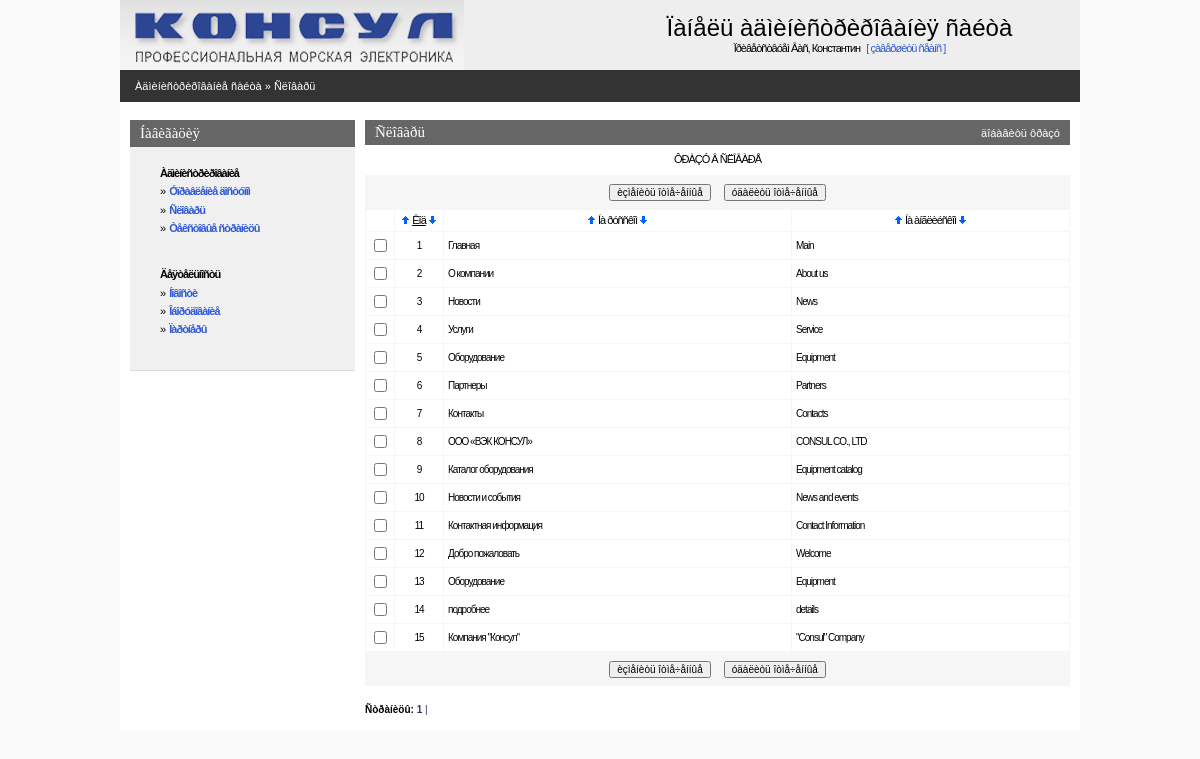
The page /admin/dict.php (signed in) on the database its author committed.
### tables this page shows
CREATE TABLE IF NOT EXISTS `consul_dict` (
  `dict_code` int(11) NOT NULL AUTO_INCREMENT,
  `dict_ru` varchar(250) NOT NULL,
  `dict_en` varchar(250) NOT NULL,
  PRIMARY KEY (`dict_code`)
);

### admin/inc/connect.php (called while the page is built, shortened)
<?php
    $PHP_SELF=$_SERVER['PHP_SELF'];
?>

### admin/inc/const.php (called while the page is built, shortened)
<?php
    $PREFFIX="consul";
?>

### admin/dict.php (the view, shortened to what this page needs)
<?php
include("inc/settings.php");
$per_page=50;
if(!($sortby)) $sortby='dict_code'; else {$sortby=explode(" ",$sortby);$sortby=$sortby[0];}
if(!isset($sortdir)) {$sortdir="";$realsortdir="ASC"; }
else if(!intval($sortdir)) {$sortdir="";$realsortdir="ASC";} else {$sortdir="1";$realsortdir="DESC";}
$mainquery="select {$PREFFIX}_dict.dict_code, dict_ru, dict_en
            from {$PREFFIX}_dict
            order by $sortby $realsortdir";
?>
<? include ("inc/head.php"); ?>
<BODY>
<center>
<div class=mainbody>
<? include("inc/top.php");?>
<table Border=0 CellSpacing=0 CellPadding=0 width=100%>
  <tr><td class=pageline>
     <div class=wmiddletext><a href="main.php">Àäìèíèñòðèðîâàíèå ñàéòà</a> &#187; <a href="dict.php">Ñëîâàðü</a></div>
  </td></tr>
</table>
<table Border=0 CellSpacing=0 CellPadding=0 class=mainbody>
 <tr valign=top>
  <td width=10></td>
  <? include("inc/leftmenu.php"); ?>
  <td width=10></td>
  <td>
<?php
echo"<form name='data' action=$PHP_SELF method=POST>";
?>
<table class=grayhead Border=0 CellSpacing=0 CellPadding=0 >
 <tr class=normaltext>
  <td ><div ><h4>Ñëîâàðü</h4></div></td>
  <td align=right class=wmiddletext><a class=submenu onclick="displayform(this,'äîáàâèòü ôðàçó')">äîáàâèòü ôðàçó</a></td>
 </tr>
</table>
<table Border=0 CellSpacing=0 class=pagebluetable CellPadding=0 >
 <tr><td class=lmenutext height=30 bgcolor=#ffffff align="center">ÔÐÀÇÓ Â ÑËÎÂÀÐÅ</td></tr>
</table>
<?php
$res=mysql_query ($mainquery) or die ("Íå ìîãó âûáðàòü ôðàçû. Îøèáêà â çàïðîñå.");
  $num_rows=mysql_num_rows($res);
  if($num_rows)
  {
      $page_quant=ceil($num_rows / $per_page);
  }
?>
<table Border=0 CellSpacing=0 class=pagebluetable CellPadding=0>
 <tr><td>
 <center>
 <table>
 <tr height=30 >
    <td><input type=button onClick=Send('U') value='èçìåíèòü îòìå÷åííûå' class=smalltext></td>
    <td width=5></td>
    <td><input type=button onClick=ConfirmSend('D') value='óäàëèòü îòìå÷åííûå'  class=smalltext></td>
 </tr>
 </table>
 </td></tr>
</table>
<table Border=0 CellSpacing=1 class=bluetable CellPadding=4 width=100%>
  <tr class=lmenutext height=20 align=center bgcolor=#ffffff>
    <td width=20>&nbsp;</td>
    <td width=40><?=SortTitle("Êîä","dict_code",$sortby,$sortdir);?></td>
    <td><?=SortTitle("Íà ðóññêîì","dict_ru",$sortby,$sortdir);?></td>
    <td><?=SortTitle("Íà àíãëèéñêîì","dict_en",$sortby,$sortdir);?></td>
<?php
  if($num_rows)
  {
      $page_quant=ceil($num_rows / $per_page);
    $start_pos=$curr_page*$per_page;
    if ($start_pos+$per_page<$num_rows) $end_pos=$start_pos+$per_page;
       else $end_pos=$num_rows;
    for ($x=$start_pos; $x<$end_pos; $x++)
    {
    list($dict_code,$dict_ru,$dict_en)=mysql_fetch_array($res);
    $checkname=$dict_code;
    echo"<tr class=edittabletext height=24 bgcolor=#ffffff>";
    echo"<TD width=20 align=center ><input type='checkbox' name=\"C#$checkname\" id=\"C#$checkname\"></TD>";
    echo"<TD class=smalltext width=40 align=center >$dict_code</TD>";
    echo"<TD class=smalltext ondblclick='change_line(\"$checkname\",\"F#$checkname#dict_ru#string\");' id=\"F#$checkname#dict_ru#string\">".Show($dict_ru)."</TD>\n";
    echo"<TD class=smalltext ondblclick='change_line(\"$checkname\",\"F#$checkname#dict_en#string\");' id=\"F#$checkname#dict_en#string\">".Show($dict_en)."</TD>\n";
    echo"</TR>\n";
    }
  }
?>
<table Border=0 CellSpacing=0 class=pagebluetable CellPadding=0 width=95%>
 <tr><td>
 <center>
 <table>
 <tr height=30 >
    <td><input type=button onClick=Send('U') value='èçìåíèòü îòìå÷åííûå' class=smalltext></td>
    <td width=5></td>
    <td><input type=button onClick=ConfirmSend('D') value='óäàëèòü îòìå÷åííûå'  class=smalltext></td>
 </tr>
 </table>
 </td></tr>
</table>
<br>
<?php
echo"<div align=left class=smalltext><b>Ñòðàíèöû:</b>  ";
for ($i=1;$i<$page_quant+1;$i++)
 {
   $y=$i-1;
   if ($curr_page==$y) {$t1="<b>";$t2="</b>";} else {$t1="";$t2="";}
   echo"<a class=blue href=$PHP_SELF?curr_page=$y&sortby=$sortby&sortdir=$sortdir>$t1 $i $t2|</a>&nbsp";
 }
echo"</div>";
?>
    <td width=10></td>
</center>
</BODY>
</HTML>

### admin/css/styles.css (style rules this page uses)
body { padding:0px; margin:0px; background-color:#f9f9f9; }
a { text-decoration : none; color: #3059D6; }
.mainbody { width:960px; background-color:#ffffff; }
.pageline { height:32px; background-color:#333333; padding-left:15px; }
.grayhead { width:100%; height:25px; padding-left:10px; padding-right:10px; background-color:#666666; }
.pagebluetable { width:100%; background-color:#f6f6f6; }
.bluetable { background-color:#f6f6f6; }
.lmenutext { text-decoration:none; letter-spacing: -1px; line-height:10pt; margin-left:10px; margin-right:10px; margin-top:3px; margin-bottom:3px; font-size:11px; font-family: Verdana,Arial,Helvetica,Sans-serif,Tahoma,Pragmatica; }
.edittabletext { color:#666666; text-decoration:none; letter-spacing: -1px; line-height:12pt; font-size:11px; font-family: Verdana,Arial,Helvetica,Sans-serif,Tahoma,Pragmatica; }
H4 { text-decoration:none; font-weight:normal; color:#ffffff; padding:0; margin:0; font-family: Verdana; font-size : 15px; }
.submenu { cursor:hand;cursor:pointer; }
.normaltext { text-decoration:none; color:#000066; font-family:Verdana, Tahoma, Arial, Helvetica, Sans-serif, Pragmatica; font-size:12px; }
.smalltext { text-decoration:none; color:#000000; font-family:Verdana, Tahoma, Arial, Helvetica, Sans-serif, Pragmatica; font-size:10px; }
.wmiddletext { text-decoration:none; color:#ffffff; font-family:Verdana, Tahoma, Arial, Helvetica, Sans-serif, Pragmatica; font-size:11px; }
.wmiddletext a { text-decoration:none; color:#ffffff; }
.blue { color: #333366; }

### rows shown on the page
consul_dict: dict_code "1", dict_ru "Главная", dict_en "Main"
consul_dict: dict_code "2", dict_ru "O компании", dict_en "About us"
consul_dict: dict_code "3", dict_ru "Новости", dict_en "News"
consul_dict: dict_code "4", dict_ru "Услуги", dict_en "Service"
consul_dict: dict_code "5", dict_ru "Oборудование", dict_en "Equipment"
consul_dict: dict_code "6", dict_ru "Партнеры", dict_en "Partners"
consul_dict: dict_code "7", dict_ru "Контакты", dict_en "Сontacts"
consul_dict: dict_code "8", dict_ru "ООО «ВЭК КОНСУЛ»", dict_en "CONSUL CO., LTD"
consul_dict: dict_code "9", dict_ru "Каталог оборудования", dict_en "Equipment catalog"
consul_dict: dict_code "10", dict_ru "Новости и события", dict_en "News and events"
consul_dict: dict_code "11", dict_ru "Контактная информация", dict_en "Contact Information"
consul_dict: dict_code "12", dict_ru "Добро пожаловать", dict_en "Welcome"
consul_dict: dict_code "13", dict_ru "Оборудование", dict_en "Equipment"
consul_dict: dict_code "14", dict_ru "подробнее", dict_en "details"
consul_dict: dict_code "15", dict_ru "Компания \"Консул\"", dict_en "\"Consul\" Company"

### other values the page prints
$REGUSER["name"] "Константин"
$title "Êîä Íà ðóññêîì Íà àíãëèéñêîì"
